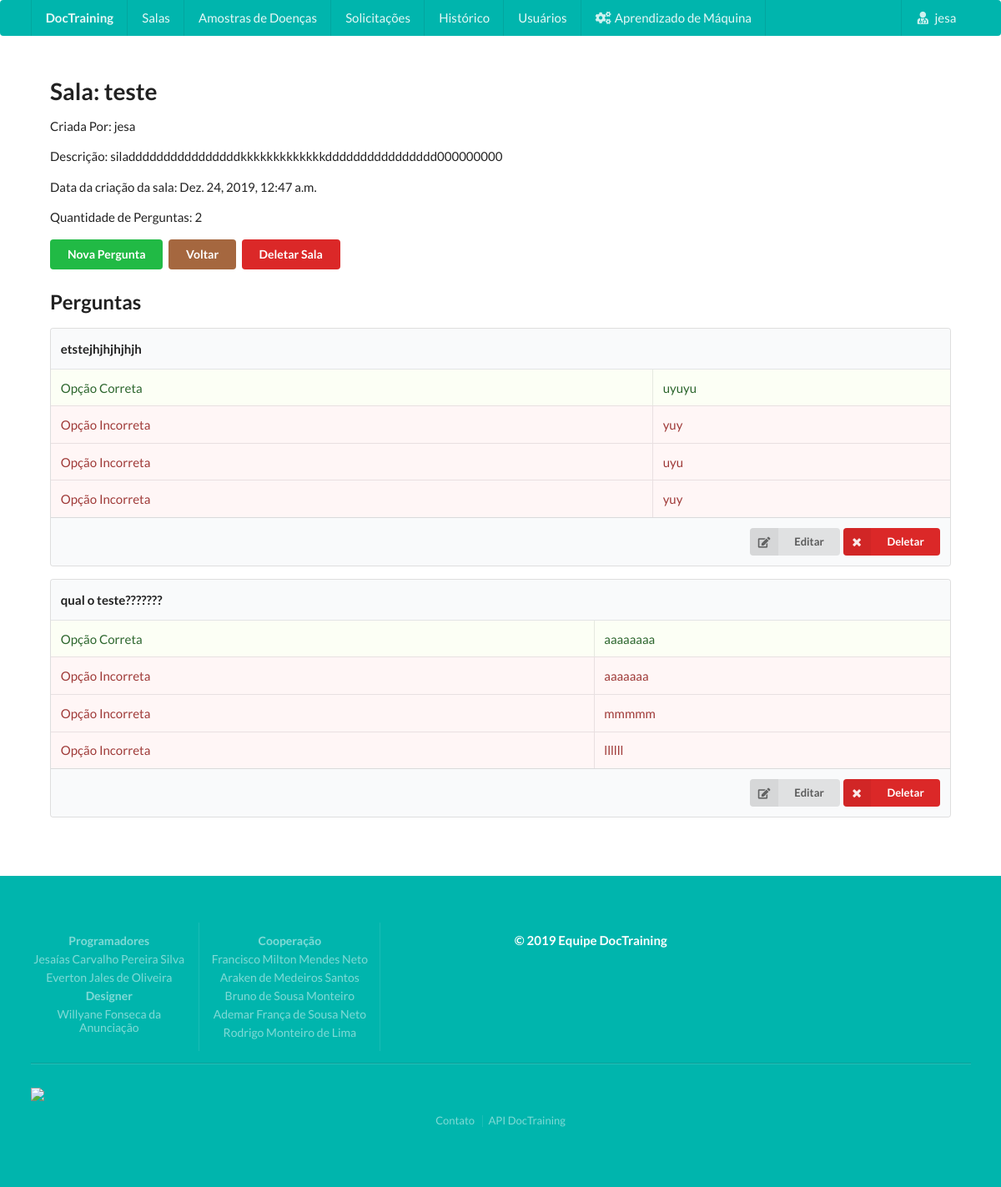
Screenshot of /salas/1/perguntas/ (signed in) with the database file from the repository.
### doctrainingapp/models.py (models this page shows, shortened)
class Sala(models.Model):
    responsavel_sala = models.ForeignKey(User, on_delete=models.CASCADE)
    nome_sala = models.CharField(max_length=50, blank=False,null=False,unique=True)
    descricao = models.CharField(max_length=100, blank=True,null=True)
    data_criacao = models.DateTimeField(default=datetime.now)
    def quantidade_perguntas(self):#retorna nome da alteração
        return Pergunta.objects.filter(sala__pk=self.pk).count()

class Pergunta(models.Model):
    sala = models.ForeignKey(Sala, on_delete=models.CASCADE)
    pergunta = models.TextField(max_length=1200)
    opcao_correta = models.CharField(max_length=600)
    opcao_incorreta_1 = models.CharField(max_length=600)
    opcao_incorreta_2 = models.CharField(max_length=600)
    opcao_incorreta_3 = models.CharField(max_length=600)

### doctrainingapp/views.py (the view)
# urls.py: path('salas/<int:pk_sala>/perguntas/',login_required(todas_perguntas),name='todas_perguntas'),
def todas_perguntas(request,pk_sala):
    usuario = request.user
    try:
        sala = Sala.objects.get(pk=pk_sala)
        if((sala.responsavel_sala.pk != request.user.pk) and not request.user.is_staff):
            messages.add_message(request, ERROR, 'Você não tem Permissão para entrar nesta sala.')#mensagem para o usuario
            return redirect('/salas/todas/')
    except Exception as e:
        messages.add_message(request, ERROR, 'Ocorreu um erro ao abriar perguntas. Tente novamente mais tarde.')#mensagem para o usuario
        mandar_email_error(str(e),usuario,request.resolver_match.url_name)
        return redirect('/salas/todas/')
    try:
        perguntas = Pergunta.objects.filter(sala=sala).extra( select={'pergunta_QS': 'lower(pergunta)'}).order_by('pergunta_QS')
        return render(request,'perguntas_sala_todas.html',{'sala':sala,'perguntas':perguntas})
    except Exception as e:
        messages.add_message(request, ERROR, 'Ocorreu um erro ao abriar a sala. Tente novamente mais tarde.')#mensagem para o usuario
        mandar_email_error(str(e),usuario,request.resolver_match.url_name)
        return redirect('/doctraining/')

### doctrainingapp/templates/perguntas_sala_todas.html (shortened to what this page needs)
{% include 'cabecalho2.html' %}
<h1>
  Sala: {{sala.nome_sala}}
</h1>
<p>Criada Por: {{sala.responsavel_sala}}</p>
{% if sala.descricao %}
  <p>Descrição: {{sala.descricao}}</p>
{% endif %}
<p>Data da criação da sala: {{sala.data_criacao}}</p>
<p>Quantidade de Perguntas: {{sala.quantidade_perguntas}}</p>
<a href="{% url 'doctrainingapp:nova_pergunta' sala.pk %}" class="ui button positive" > Nova Pergunta </a>
<a href="{% url 'doctrainingapp:todas_salas' %}" class="ui brown button" >Voltar</a>
<a href="{% url 'doctrainingapp:delete_sala' sala.pk  %}" class="ui red button" >   Deletar Sala </a>
<h2>Perguntas</h2>
{% for pergunta in perguntas %}
  <table class="ui celled striped table">
    <thead>
      <tr>
        <th colspan="2">{{pergunta.pergunta}}</th>
      </tr>
    </thead>
    <tbody>
      <tr class="positive">
        <td>Opção Correta</td>
        <td>{{pergunta.opcao_correta}}</td>
      </tr>
      <tr class="negative">
        <td>Opção Incorreta</td>
        <td>{{pergunta.opcao_incorreta_1}}</td>
      </tr>
      <tr class="negative">
        <td>Opção Incorreta</td>
        <td>{{pergunta.opcao_incorreta_2}}</td>
      </tr>
      <tr class="negative">
        <td>Opção Incorreta</td>
        <td>{{pergunta.opcao_incorreta_3}}</td>
      </tr>
    </tbody>
    <tfoot class="full-width">
    <tr>
      <th colspan="2">
        {% if request.user.pk == sala.responsavel_sala.pk %}
        <a class="ui right floated small labeled icon red button" href="{% url 'doctrainingapp:delete_pergunta' pergunta.pk %}">
          <i class="x icon"></i> Deletar
        </a>
        <a class="ui right floated small labeled icon button" href="{% url 'doctrainingapp:editar_pergunta' pergunta.pk %}">
          <i class="edit icon"></i> Editar
        </a>
        {% endif%}
      </th>
    </tr>
  </tfoot>
  </table>
{% endfor %}
</div>
<div>
{% include 'rodape.html' %}

### doctrainingapp/templates/menu.html (shortened to what this page needs)
{% load staticfiles %}
{%if request.user.is_authenticated %}
    <a class="item" href="{% url 'doctrainingapp:todas_salas' %}">Salas</a>
    <a class="item" href="{% url 'doctrainingapp:casos_clinicos' %}">Amostras de Doenças</a>
    {%if request.user.is_staff %}
            <a href="{% url 'doctrainingapp:solicitacoes_alteracao_casos_clinicos' %}" class="item">Solicitações</a>
            <a href="{% url 'doctrainingapp:log_solicitacoes_alteracao_casos_clinicos' %}" class="item">Histórico </a>
            <a href="{% url 'doctrainingapp:usuarios' %}" class="item">Usuários </a>
    {% else %}
            <a href="{% url 'doctrainingapp:solicitacoes_alteracao_casos_clinicos' %}" class="item">Minhas Solicitações</a>
            <a href="{% url 'doctrainingapp:log_solicitacoes_alteracao_casos_clinicos' %}" class="item">Meu Histórico </a>
    {% endif %}
    {%if request.user.is_superuser %}
        <div class="ui simple dropdown item">
                  <i class="settings icon"></i>Aprendizado de Máquina
        </div>
    {% endif %}
    <div class="ui simple dropdown item right">
              <i class="user md icon"></i> {{request.user.username}}
    </div>
{% endif %}

### rows the page displays
Sala: nome_sala "teste", responsavel_sala "jesa", descricao "siladdddddddddddddddkkkkkkkkkkkkkdddddddddddddddd000000000", data_criacao "Dez. 24, 2019, 12:47 a.m.", quantidade_perguntas "2"
Pergunta: pergunta "etstejhjhjhjhjh", opcao_correta "uyuyu", opcao_incorreta_1 "yuy", opcao_incorreta_2 "uyu", opcao_incorreta_3 "yuy"
Pergunta: pergunta "qual o teste???????", opcao_correta "aaaaaaaa", opcao_incorreta_1 "aaaaaaa", opcao_incorreta_2 "mmmmm", opcao_incorreta_3 "llllll"

### other values shown
{{ request.user.username }} "jesa"
